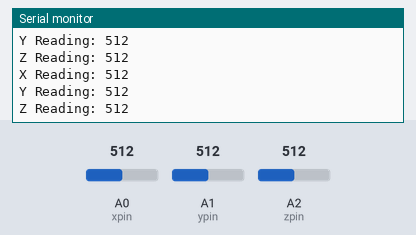
This sketch was run on a simulated Arduino Uno, built with avr-gcc and run on an emulated ATmega328P. On the bench: the last lines printed to the serial monitor. The inputs (shaded band) are chosen by the test bench; at power-on: A0 (xpin) = 512, A1 (ypin) = 512, A2 (zpin) = 512.

Above: at 4.8 s.
4.9 s: A0 (xpin) set to 716
At 6.8 s:
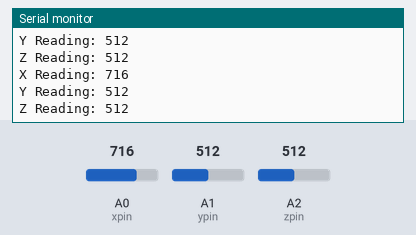
7.9 s: A1 (ypin) set to 716
At 9.5 s:
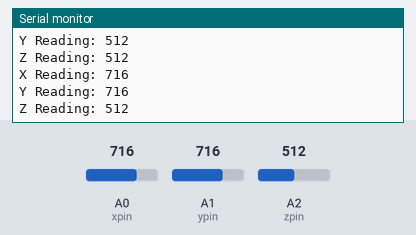
10.9 s: A2 (zpin) set to 716
At 12.7 s:
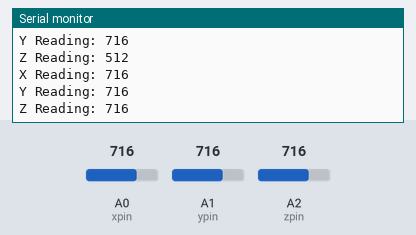
13.9 s: A0 (xpin) set to 900
At 15.4 s:
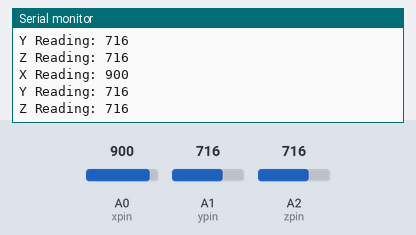
16.9 s: A1 (ypin) set to 900
At 18.6 s:
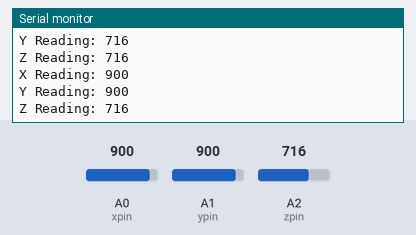
19.9 s: A2 (zpin) set to 900
At 21.3 s:
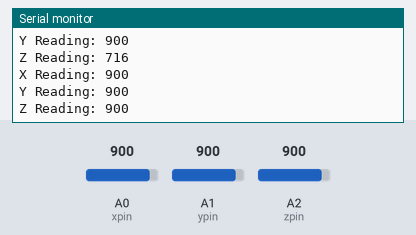
Timing chart, 0 to 22.9 s (numbered marks = the images above; inputs shaded):
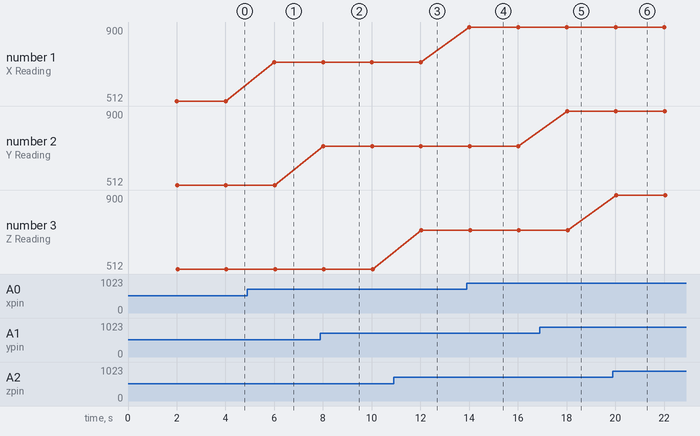

The sketch:

Accelerometer.ino
```cpp
int sleepPin = 4; //Turning sleep high turns on the Accelerometer
int xpin= A0;
int ypin = A1;
int zpin = A2;

void setup() {
  Serial.begin(9600);

  pinMode(sleepPin,OUTPUT);
  digitalWrite(sleepPin, HIGH);//turns off sleep mode and activates device

  pinMode(xpin, INPUT);//input mode
  digitalWrite(xpin, HIGH);//turn on pull up resistor

  pinMode(ypin, INPUT);//input mode
  digitalWrite(ypin, HIGH);//turn on pull up resistor

  pinMode(zpin, INPUT);//input mode
  digitalWrite(zpin, HIGH);//turn on pull up resistor
}

void loop() {
  delay(2000); //Delay for readability
  Serial.print("X Reading: ");
  Serial.println(analogRead(xpin), DEC);
  Serial.print("Y Reading: ");
  Serial.println(analogRead(ypin), DEC);
  Serial.print("Z Reading: ");
  Serial.println(analogRead(zpin), DEC);
}
```

Measured:
- after the input at 4.9 s, the serial monitor: prints a new line after 1.1 s (image 1)
- after the input at 7.9 s, the serial monitor: prints a new line after 0.12 s (image 2)
- after the input at 10.9 s, the serial monitor: prints a new line after 1.1 s (image 3)
- after the input at 13.9 s, the serial monitor: prints a new line after 0.11 s (image 4)
- after the input at 16.9 s, the serial monitor: prints a new line after 1.1 s (image 5)
- after the input at 19.9 s, the serial monitor: prints a new line after 0.14 s (image 6)
- plotted number 1: 512 → 716 after the input at 4.9 s, 716 → 900 after the input at 13.9 s
